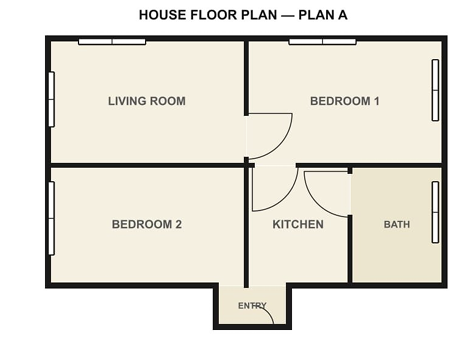
#> input picture backend/test/F1.png, 474 x 339 px
$ python test5.py
#> lines starting #> are read from the running program, lines starting #| are printed output that depends on the picture
import cv2
img = cv2.imread('test/F1.png')
#> img is the input picture: shape (339, 474, 3); mean B, G, R 217.1, 226.1, 228.9
gray = cv2.cvtColor(img, cv2.COLOR_BGR2GRAY)
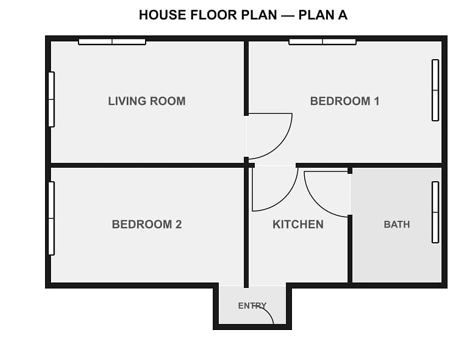
#> gray: shape (339, 474); min 0, max 255, mean 226
print("Pixel values along Y=165, X=130 to 170:")
print(gray[165, 130:170])
#| [26 26 26 26 26 26 26 26 26 26 26 26 26 26 26 26 26 26 26 26 26 26 26 26
#|  26 26 26 26 26 26 26 26 26 26 26 26 26 26 26 26]

$ run again, with backend/test/F2.png copied over backend/test/F1.png
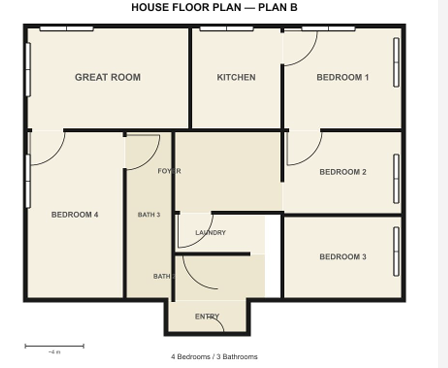
#> input picture backend/test/F2.png, 448 x 368 px
#> img is the input picture: shape (368, 448, 3); mean B, G, R 216.8, 226.2, 229.2
#> `gray = cv2.cvtColor(img, cv2.COLOR_BGR2GRAY)`:
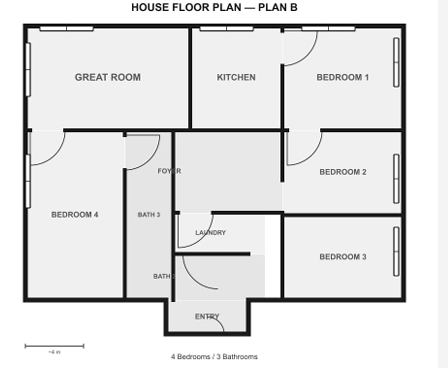
#> gray: shape (368, 448); min 0, max 255, mean 226.1
#| [229 229 229 229 229 228 233 230 235 238 184  88 123 200 226 233 231 229
#|  229 229 229 229 229 229 229 229 229 229 229 229 229 229 229 229 229 229
#|  229 229 229 230]
